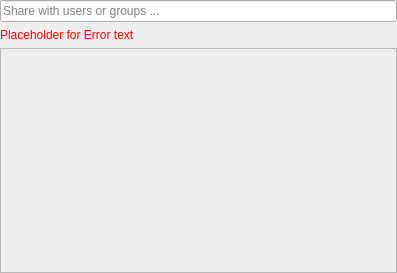
<?xml version="1.0" encoding="UTF-8"?>
<ui version="4.0">
 <class>OCC::ShareUserGroupWidget</class>
 <widget class="QWidget" name="OCC::ShareUserGroupWidget">
  <property name="geometry">
   <rect>
    <x>0</x>
    <y>0</y>
    <width>397</width>
    <height>273</height>
   </rect>
  </property>
  <property name="windowTitle">
   <string>Share NewDocument.odt</string>
  </property>
  <layout class="QVBoxLayout" name="verticalLayout">
   <property name="leftMargin">
    <number>0</number>
   </property>
   <property name="topMargin">
    <number>0</number>
   </property>
   <property name="rightMargin">
    <number>0</number>
   </property>
   <property name="bottomMargin">
    <number>0</number>
   </property>
   <item>
    <layout class="QHBoxLayout" name="shareeHorizontalLayout">
     <item>
      <widget class="QLineEdit" name="shareeLineEdit">
       <property name="placeholderText">
        <string>Share with users or groups ...</string>
       </property>
      </widget>
     </item>
    </layout>
   </item>
   <item>
    <widget class="QLabel" name="errorLabel">
     <property name="palette">
      <palette>
       <active>
        <colorrole role="WindowText">
         <brush brushstyle="SolidPattern">
          <color alpha="255">
           <red>255</red>
           <green>0</green>
           <blue>0</blue>
          </color>
         </brush>
        </colorrole>
       </active>
       <inactive>
        <colorrole role="WindowText">
         <brush brushstyle="SolidPattern">
          <color alpha="255">
           <red>255</red>
           <green>0</green>
           <blue>0</blue>
          </color>
         </brush>
        </colorrole>
       </inactive>
       <disabled>
        <colorrole role="WindowText">
         <brush brushstyle="SolidPattern">
          <color alpha="255">
           <red>123</red>
           <green>121</green>
           <blue>134</blue>
          </color>
         </brush>
        </colorrole>
       </disabled>
      </palette>
     </property>
     <property name="text">
      <string notr="true">Placeholder for Error text</string>
     </property>
     <property name="textFormat">
      <enum>Qt::PlainText</enum>
     </property>
     <property name="wordWrap">
      <bool>true</bool>
     </property>
    </widget>
   </item>
   <item>
    <widget class="QScrollArea" name="scrollArea">
     <property name="sizePolicy">
      <sizepolicy hsizetype="MinimumExpanding" vsizetype="MinimumExpanding">
       <horstretch>0</horstretch>
       <verstretch>0</verstretch>
      </sizepolicy>
     </property>
     <property name="horizontalScrollBarPolicy">
      <enum>Qt::ScrollBarAlwaysOff</enum>
     </property>
     <property name="widgetResizable">
      <bool>true</bool>
     </property>
     <widget class="QWidget" name="scrollAreaWidgetContents">
      <property name="geometry">
       <rect>
        <x>0</x>
        <y>0</y>
        <width>395</width>
        <height>221</height>
       </rect>
      </property>
      <layout class="QVBoxLayout" name="verticalLayout_3"/>
     </widget>
    </widget>
   </item>
  </layout>
 </widget>
 <layoutdefault spacing="6" margin="11"/>
 <resources/>
 <connections/>
</ui>
